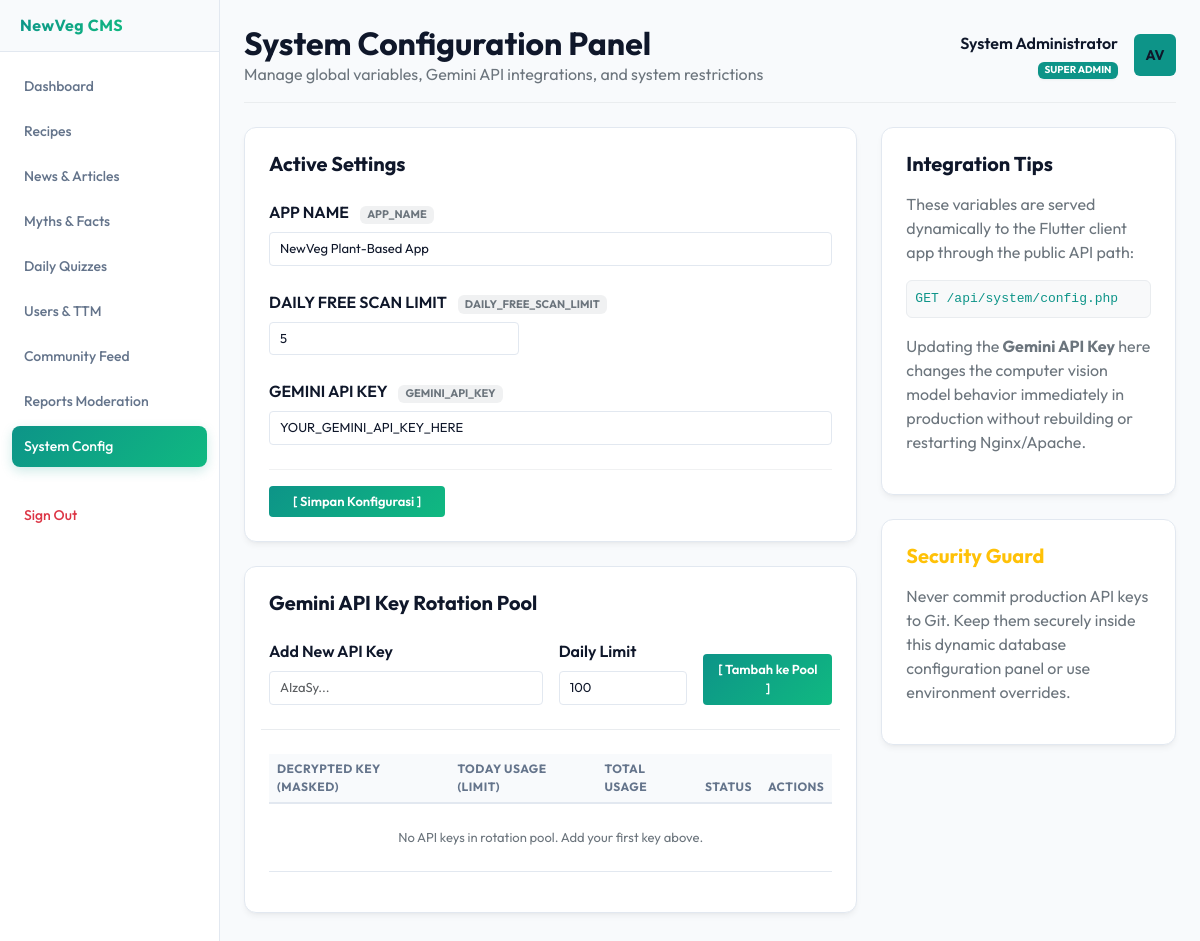
Screenshot of /admin/settings.php (signed in) with the database file from the repository.
### tables this page shows
CREATE TABLE `system_settings` (
  `id` INT AUTO_INCREMENT PRIMARY KEY,
  `setting_key` VARCHAR(100) NOT NULL UNIQUE,
  `setting_value` TEXT DEFAULT NULL
);

### admin/settings.php (the view, shortened to what this page needs)
<?php
require_once __DIR__ . '/includes/header.php';
$db = getDatabaseConnection();
try {
    $settingsStmt = $db->query("SELECT * FROM system_settings ORDER BY setting_key ASC");
    $settings = $settingsStmt->fetchAll();
} catch (PDOException $e) {
    $settings = [];
}
try {
    $keysStmt = $db->query("SELECT * FROM gemini_api_keys ORDER BY created_at DESC");
    $apiKeys = $keysStmt->fetchAll();
} catch (PDOException $e) {
    $apiKeys = [];
}
?>
<div class="animated-fade mb-5">
    <div class="row g-4">
        <div class="col-12 col-lg-8">
            <div class="glass-card p-4">
                <h5 class="fw-bold mb-4">Active Settings</h5>
                <form method="POST">
                    <?php if (empty($settings)): ?>
                        <p class="text-secondary">No configuration settings found in database.</p>
                    <?php else: ?>
                        <?php foreach ($settings as $setting): ?>
                            <div class="mb-4">
                                <label class="form-label fw-semibold">
                                    <?= htmlspecialchars(str_replace('_', ' ', $setting['setting_key'])) ?>
                                    <span class="badge bg-secondary bg-opacity-10 text-secondary ms-2" style="font-size: 11px;"><?= htmlspecialchars($setting['setting_key']) ?></span>
                                </label>
                                <?php if ($setting['setting_key'] === 'GEMINI_API_KEY'): ?>
                                    <div class="input-group">
                                        <input type="text" class="form-control" name="settings[<?= htmlspecialchars($setting['setting_key']) ?>]" value="<?= htmlspecialchars($setting['setting_value']) ?>" placeholder="AI API Key...">
                                    </div>
                                <?php elseif ($setting['setting_key'] === 'DAILY_FREE_SCAN_LIMIT'): ?>
                                    <div class="input-group" style="max-width: 250px;">
                                        <input type="number" class="form-control" name="settings[<?= htmlspecialchars($setting['setting_key']) ?>]" value="<?= intval($setting['setting_value']) ?>">
                                    </div>
                                <?php else: ?>
                                    <input type="text" class="form-control" name="settings[<?= htmlspecialchars($setting['setting_key']) ?>]" value="<?= htmlspecialchars($setting['setting_value']) ?>">
                                <?php endif; ?>
                            </div>
                        <?php endforeach; ?>
                        <div class="mt-4 pt-3 border-top border-secondary border-opacity-10">
                            <button type="submit" class="btn btn-custom px-4">[ Simpan Konfigurasi ]</button>
                        </div>
                    <?php endif; ?>
                </form>
            </div>
            <div class="glass-card p-4 mt-4">
                <h5 class="fw-bold mb-4">Gemini API Key Rotation Pool</h5>
                <form method="POST" class="row g-3 align-items-end mb-4 pb-4 border-bottom border-light-subtle">
                    <div class="col-12 col-md-6">
                        <label class="form-label fw-semibold">Add New API Key</label>
                        <input type="text" class="form-control" name="new_key" required placeholder="AIzaSy...">
                    </div>
                    <div class="col-12 col-md-3">
                        <label class="form-label fw-semibold">Daily Limit</label>
                        <input type="number" class="form-control" name="daily_limit" value="100" min="1" required>
                    </div>
                    <div class="col-12 col-md-3">
                        <button type="submit" class="btn btn-custom w-100">[ Tambah ke Pool ]</button>
                    </div>
                </form>
                <div class="table-responsive">
                    <table class="table table-hover align-middle">
                        <thead>
                            <tr>
                                <th>Decrypted Key (Masked)</th>
                                <th>Today Usage (Limit)</th>
                                <th>Total Usage</th>
                                <th>Status</th>
                                <th>Actions</th>
                            </tr>
                        </thead>
                        <tbody>
                            <?php if (empty($apiKeys)): ?>
                                <tr>
                                    <td colspan="5" class="text-center text-secondary py-4">No API keys in rotation pool. Add your first key above.</td>
                                </tr>
                            <?php endif; ?>
                        </tbody>
                    </table>
                </div>
            </div>
        </div>
        <div class="col-12 col-lg-4">
            <div class="glass-card p-4 mb-4">
                <h5 class="fw-bold mb-3">Integration Tips</h5>
                <p class="text-secondary fs-14">These variables are served dynamically to the Flutter client app through the public API path:</p>
                <code class="d-block p-2 bg-light rounded border border-light-subtle text-teal mb-3" style="font-size: 13px; color: #0d9488;">GET /api/system/config.php</code>
                <p class="text-secondary fs-14">Updating the <strong>Gemini API Key</strong> here changes the computer vision model behavior immediately in production without rebuilding or restarting Nginx/Apache.</p>
            </div>
            <div class="glass-card p-4">
                <h5 class="fw-bold mb-3 text-warning">Security Guard</h5>
                <p class="text-secondary fs-14">Never commit production API keys to Git. Keep them securely inside this dynamic database configuration panel or use environment overrides.</p>
            </div>
        </div>
    </div>
</div>
<?php require_once __DIR__ . '/includes/footer.php'; ?>

### admin/assets/css/admin.css (style rules this page uses)
:root { --bg-dark: #f8fafc; --sidebar-bg: #ffffff; --card-bg: #ffffff; --border-color: #e2e8f0; --accent-emerald: #10b981; --accent-teal: #0d9488; --text-primary: #0f172a; --text-secondary: #64748b; --btn-primary: linear-gradient(135deg, #0d9488 0%, #10b981 100%); --font-sans: 'Outfit', -apple-system, BlinkMacSystemFont, "Segoe UI", Roboto, sans-serif; }
body { background-color: var(--bg-dark); color: var(--text-primary); font-family: var(--font-sans); margin: 0; overflow-x: hidden; }
.glass-card { background: var(--card-bg); border: 1px solid var(--border-color); border-radius: 12px; box-shadow: 0 4px 6px -1px rgba(0, 0, 0, 0.05), 0 2px 4px -2px rgba(0, 0, 0, 0.05); transition: all 0.25s ease; }
.form-control, .form-select { background-color: #ffffff; border: 1px solid var(--border-color); color: var(--text-primary); border-radius: 4px; padding: 6px 10px; font-size: 13px; }
.table { color: var(--text-primary); border-color: var(--border-color); font-size: 13px; }
.table > :not(caption) > * > * { background-color: transparent; padding: 6px 8px; border-bottom-color: var(--border-color); }
.table thead th { font-weight: 700; color: var(--text-secondary); border-bottom: 2px solid var(--border-color); background-color: #f8fafc; font-size: 12px; text-transform: uppercase; letter-spacing: 0.5px; }
.btn-custom { background: var(--btn-primary); border: none; color: #fff; font-weight: 600; border-radius: 4px; padding: 6px 12px; font-size: 13px; transition: all 0.3s; }
.animated-fade { animation: fadeIn 0.4s ease forwards; }

### rows the page displays
system_settings: setting_key "APP NAME", setting_key "APP_NAME", setting_value "NewVeg Plant-Based App"
system_settings: setting_key "DAILY FREE SCAN LIMIT", setting_key "DAILY_FREE_SCAN_LIMIT", setting_value "5"
system_settings: setting_key "GEMINI API KEY", setting_key "GEMINI_API_KEY", setting_value "YOUR_GEMINI_API_KEY_HERE"

### other values shown
$headerTitle "System Configuration Panel"
$headerSubtitle "Manage global variables, Gemini API integrations, and system restrictions"
$_SESSION['admin_name'] "System Administrator"
